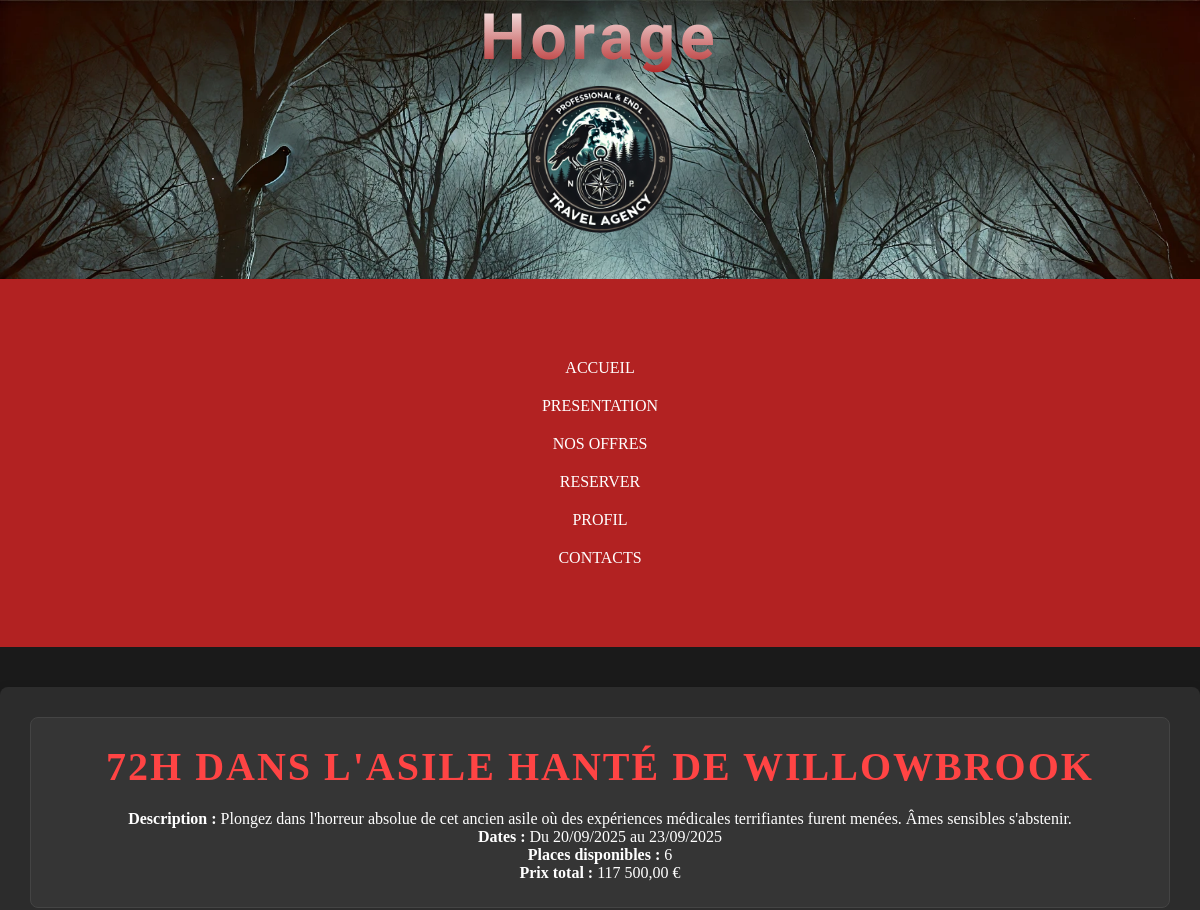
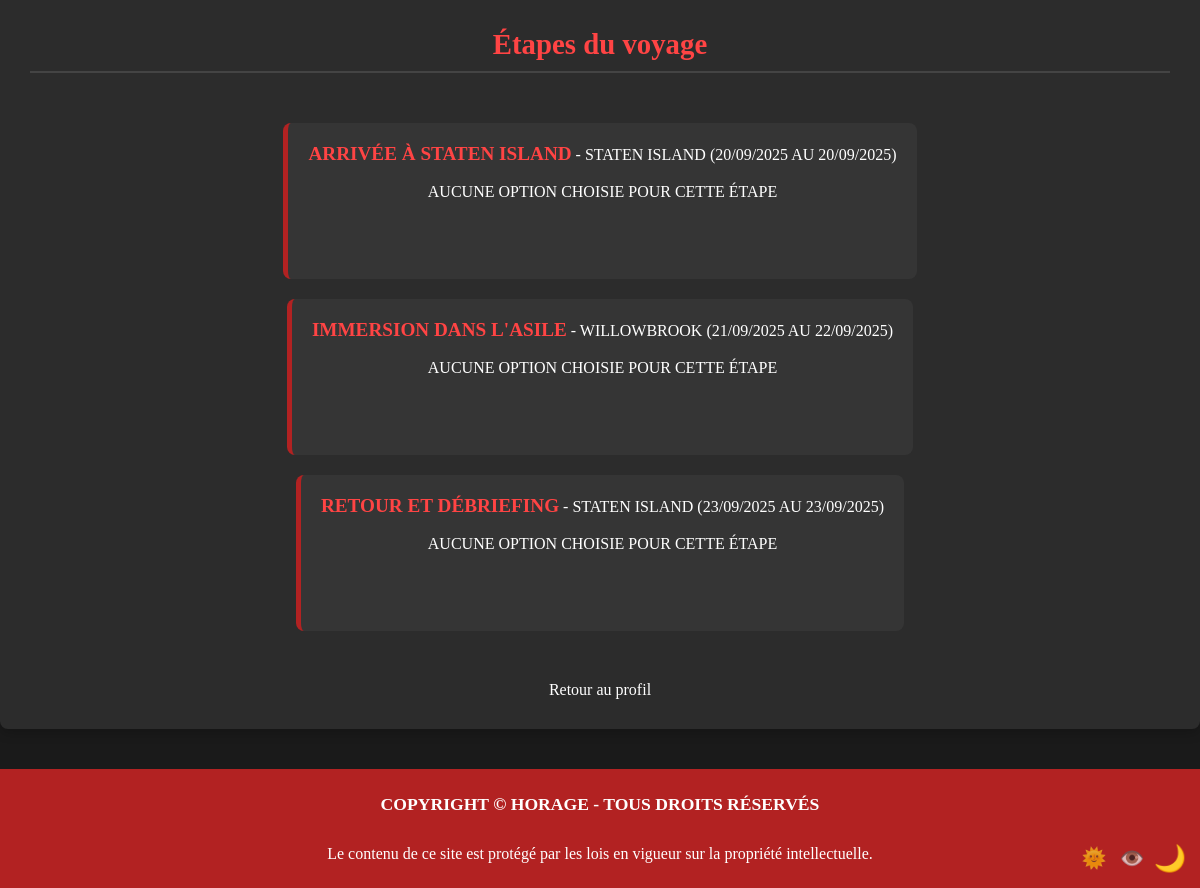
The page /recapitulatif2.php?id_voyage=8 (signed in) on the database its author committed (2 pictures, top to bottom).
### tables this page shows
CREATE TABLE `voyages` (
  `IdVoyage` int(11) NOT NULL,
  `Titre` varchar(100) NOT NULL,
  `Description` text NOT NULL,
  `DateDebut` date NOT NULL,
  `DateFin` date NOT NULL,
  `PrixBase` decimal(10,2) NOT NULL,
  `PlacesDispo` int(11) NOT NULL
);

CREATE TABLE `voyage_payee` (
  `IdCommande` int(11) NOT NULL,
  `IdVoyage` int(11) NOT NULL,
  `IdUtilisateur` int(11) NOT NULL,
  `DatePaiement` date NOT NULL,
  `Prix` decimal(10,2) NOT NULL,
  `NbAdultes` int(11) NOT NULL,
  `NbEnfants` int(11) NOT NULL
);

CREATE TABLE `etapes` (
  `IdEtape` int(11) NOT NULL,
  `IdVoyage` int(11) NOT NULL,
  `Titre` varchar(100) NOT NULL,
  `DateArrive` date NOT NULL,
  `DateDepart` date NOT NULL,
  `Position` varchar(50) NOT NULL
);

### recapitulatif2.php (the view, shortened to what this page needs)
<?php
function afficherPrix($prix) {
    return number_format($prix, 2, ',', ' ') . ' €';
}
$dsn = 'mysql:host=localhost;dbname=ma_bdd;charset=utf8';
$user = 'root';
$password = '';
try {
    $pdo = new PDO($dsn, $user, $password);
} catch (PDOException $e) {
    die("Erreur de connexion : " . $e->getMessage());
}
$id_voyage = $_GET['id_voyage'] ?? null;
$stmt = $pdo->prepare("SELECT * FROM voyages WHERE IdVoyage = ?");
$stmt->execute([$id_voyage]);
$voyage = $stmt->fetch(PDO::FETCH_ASSOC);
$stmt = $pdo->prepare("SELECT * FROM etapes WHERE IdVoyage = ? ORDER BY DateArrive");
$stmt->execute([$id_voyage]);
$etapes = $stmt->fetchAll(PDO::FETCH_ASSOC);
$options_par_etape = [];
$stmt = $pdo->prepare("SELECT * FROM voyage_payee WHERE IdVoyage = ? AND IdUtilisateur = ?");
$stmt->execute([$id_voyage, $_SESSION['user']['id']]);
$vp=$stmt->fetch(PDO::FETCH_ASSOC);
$prix_total = $vp['Prix'] ;
?>
<!DOCTYPE html>
<html lang="fr">
<head>
    <link rel="stylesheet" href="CSS/recapitulatif.css?v=<?php echo time(); ?>">
</head>
<body>
<header>
    <div class="header_1">
        <h1>Horage</h1>
        <img src="img_horage/logo-Photoroom.png" alt="logo de Horage" width="200px">
    </div>
    <div class="nav">
        <ul>
            <li>
                <a href="accueil.php" class="a1">Accueil</a>
            </li>
            <li>
                <a href="presentation.php" class="a1">Presentation</a>
            </li>
            <li>
                <a href="Reserve.php" class="a1">Nos offres</a>
            </li>
            <li>
                <a href="Recherche.php" class="a1">reserver</a>
            </li>
            <?php
            $pageProfil = 'login.php';
            if (isset($_SESSION['user'])) {
                $typeUser = $_SESSION['user']['type'];
                $pageProfil = match ($typeUser) {
                    'admin'  => 'profil_admin.php',
                    'basic' => 'profil_user.php',
                    default  => 'profil_vip.php',
                };
            }
            ?>
            <li><a href="<?= $pageProfil ?>" class="a1"><?= isset($_SESSION['user']) ? 'Profil' : 'Connexion' ?></a></li>
            <li>
                <a href="contact.php" class="a1">contacts</a>
            </li>
        </ul>
    </div>
</header>
<main>
    <div class="hero1">
        <h2 id="main_title"><?= htmlspecialchars($voyage['Titre']) ?></h2>
        <p><strong>Description :</strong> <?= htmlspecialchars($voyage['Description']) ?></p>
        <p><strong>Dates :</strong> Du <?= date('d/m/Y', strtotime($voyage['DateDebut'])) ?> au <?= date('d/m/Y', strtotime($voyage['DateFin'])) ?></p>
        <p><strong>Places disponibles :</strong> <?= htmlspecialchars($voyage['PlacesDispo']) ?></p>
        <p><strong>Prix total :</strong> <?= afficherPrix($prix_total) ?></p>
    </div>
    <h3 id="subtitle">Étapes du voyage</h3>
    <ul>
        <?php foreach ($etapes as $etape) : ?>
            <li class="parent">
                <strong><?= htmlspecialchars($etape['Titre']) ?></strong> -
                <?= htmlspecialchars($etape['Position']) ?>
                (<?= date('d/m/Y', strtotime($etape['DateArrive'])) ?> au <?= date('d/m/Y', strtotime($etape['DateDepart'])) ?>)
                <ul>
                    <?php if (isset($options_par_etape[$etape['IdEtape']])): ?>
                        <?php foreach ($options_par_etape[$etape['IdEtape']] as $option): ?>
                            <li>
                                <strong><?= htmlspecialchars($option['NomOption']) ?>:</strong>
                                <?= htmlspecialchars($option['Nom']) ?> - <?= afficherPrix($option['Prix']*($vp['NbAdultes']+$vp['NbEnfants'])) ?>
                            </li>
                        <?php endforeach; ?>
                    <?php else: ?>
                        <li>Aucune option choisie pour cette étape</li>
                    <?php endif; ?>
                </ul>
            </li>
        <?php endforeach; ?>
    </ul>
    <a href="profil_travel.php" class="btn"> Retour au profil </a>
</main>
<footer>
    <h2>Copyright © Horage - Tous droits réservés</h2>
    <p>Le contenu de ce site est protégé par les lois en vigueur sur la propriété intellectuelle.</p>
</footer>
</body>
</html>

### CSS/recapitulatif.css (style rules this page uses)
main { max-width: 1200px; margin: 40px auto; padding: 30px; background-color: var(--color-background-profile); border-radius: 8px; box-shadow: 0 4px 12px rgba(0, 0, 0, 0.2); }
.hero1 { background-color: var(--color-background-form); padding: 25px; border-radius: 8px; margin-bottom: 30px; border: 1px solid var(--color-border); }
#main_title { font-size: 2.5rem; margin-bottom: 20px; color: var(--color-nav-light); text-transform: uppercase; letter-spacing: 2px; }
#subtitle { font-size: 1.8rem; margin: 30px 0 20px; color: var(--color-nav-light); border-bottom: 2px solid var(--color-border); padding-bottom: 10px; }
ul:not(.nav ul) { display: flex; flex-direction: column; gap: 20px; padding: 0; }
.parent { background-color: var(--color-background-form); padding: 20px; border-radius: 8px; border-left: 5px solid var(--color-nav); }
.parent strong { font-size: 1.2rem; color: var(--color-nav-light); }
.parent ul { margin-top: 10px; padding-left: 20px; }
.parent li { padding: 8px 0; border-bottom: 1px dashed var(--color-border); }
.parent li:last-child { border-bottom: none; }

### CSS/main.css (style rules this page uses)
* { margin: 0; padding: 0; box-sizing: border-box; }
html, body { width: 100%; height: 100%; text-align: center; background-color: var(--color-background); color: var(--color-white); }
header { background-image: url("../img_horage/fond-header.webp"); background-size: cover; }
h1 { font-family: 'Creepster', cursive; letter-spacing: 5px; font-size: 8rem; background: linear-gradient(to top, var(--color-nav), var(--color-white)); -webkit-background-clip: text; color: transparent; }
ul { text-transform: uppercase; list-style-type: none; display: flex; justify-content: center; gap: 120px; margin: 50px; }
.nav { background-color: var(--color-nav) !important; padding: 10px; }
a { text-decoration: none; color: var(--color-rod); font-size: 1.0rem; }
footer { background-color: var(--color-nav); padding: 25px; color: var(--color-rod); }
h2 { margin-bottom: 30px; text-transform: uppercase; font-size: 1.1rem; }
main { margin: 100px; }
@media screen and (max-width: 1300px) { h1 { font-size: 4rem; } }
@media screen and (max-width: 1300px) { .header_1 { flex-direction: column; text-align: center; } }
@media screen and (max-width: 1300px) { ul { flex-direction: column; align-items: center; gap: 20px; padding: 20px; } }
@media screen and (max-width: 1300px) { main { margin: 20px; } }

### CSS/root.css (style rules this page uses)
:root { --color-border : #444; --color-rod: #ffffff; --color-nav: #B22222; --color-search-button: #6b0710; --color-search-button-hover: rgb(44, 11, 11); --color-search-form-group: #771f1f; --color-background: #1A1A1A; --color-hover: #7a0a14; --color-travelbutton: #ffffff; --color-nav-light: #ff4444; --color-background-form: #353535; --color-background-profile: #2C2C2C; --color-border-dark: #8B0000; --color-redlight-root: #ff4444; --color-white: white; --color-orange: #ffa500; --color-blue: #007bff; --color-purple: #800080; --color-green:#33ff00; }

### rows shown on the page
voyages: Titre "72H DANS L'ASILE HANTÉ DE WILLOWBROOK", Description "Plongez dans l'horreur absolue de cet ancien asile où des expériences médicales terrifiantes furent menées. Âmes sensibles s'abstenir.", DateDebut "20/09/2025", DateFin "23/09/2025", PlacesDispo "6"
voyage_payee: Prix "117 500,00 €"
etapes: Titre "ARRIVÉE À STATEN ISLAND", Position "STATEN ISLAND", DateArrive "20/09/2025", DateDepart "20/09/2025", shows "AUCUNE OPTION CHOISIE POUR CETTE ÉTAPE"
etapes: Titre "IMMERSION DANS L'ASILE", Position "WILLOWBROOK", DateArrive "21/09/2025", DateDepart "22/09/2025", shows "AUCUNE OPTION CHOISIE POUR CETTE ÉTAPE"
etapes: Titre "RETOUR ET DÉBRIEFING", Position "STATEN ISLAND", DateArrive "23/09/2025", DateDepart "23/09/2025", shows "AUCUNE OPTION CHOISIE POUR CETTE ÉTAPE"
